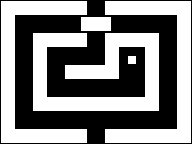

Tiled map render using the project's own tile images. Description and the whole map definition, tile-layer contents included, below:
An orthogonal 24x18 tile map with 8x8 px tiles, 1 tile layer (Tile Layer 1).

<map version="1.0" tiledversion="1.0.3" orientation="orthogonal" renderorder="right-down" width="24" height="18" tilewidth="8" tileheight="8" nextobjectid="1">
 <tileset firstgid="1" source="../image/walls.tsx" />
 <layer name="Tile Layer 1" width="24" height="18">
  <properties>
   <property name="collidable" type="bool" value="true" />
  </properties>
  <data encoding="csv">
1610612738,1,1,1,1,1,1,1,1,1,2,0,0,1610612738,1,1,1,1,1,1,1,1,1,2,
1610612737,2684354570,3221225473,3221225473,3221225473,3221225473,3221225473,3221225473,3221225473,3221225473,2684354562,0,0,3221225474,3221225473,3221225473,3221225473,3221225473,3221225473,3221225473,3221225473,3221225473,3221225482,2684354561,
1610612737,2684354561,0,0,0,0,0,0,0,0,1610612738,1,1,2,0,0,0,0,0,0,0,0,1610612737,2684354561,
1610612737,2684354561,0,0,0,0,0,0,0,0,3221225474,3221225473,3221225473,2684354562,0,0,0,0,0,0,0,0,1610612737,2684354561,
1610612737,2684354561,0,0,1610612738,1,1,1,1,1,2,0,0,1610612738,1,1,1,1,1,2,0,0,1610612737,2684354561,
1610612737,2684354561,0,0,1610612737,2684354570,3221225473,3221225473,3221225473,3221225473,2684354562,0,0,1610612737,2684354570,3221225473,3221225473,3221225473,3221225482,2684354561,0,0,1610612737,2684354561,
1610612737,2684354561,0,0,1610612737,2684354561,0,0,0,0,0,0,0,1610612737,2684354561,0,0,0,1610612737,2684354561,0,0,1610612737,2684354561,
1610612737,2684354561,0,0,1610612737,2684354561,0,0,0,0,0,0,0,1610612737,2684354561,0,9,0,1610612737,2684354561,0,0,1610612737,2684354561,
1610612737,2684354561,0,0,1610612737,2684354561,0,0,1610612738,1,1,1,1,1610612746,2684354561,0,0,0,1610612737,2684354561,0,0,1610612737,2684354561,
1610612737,2684354561,0,0,1610612737,2684354561,0,0,3221225474,3221225473,3221225473,3221225473,3221225473,3221225473,2684354562,0,0,0,1610612737,2684354561,0,0,1610612737,2684354561,
1610612737,2684354561,0,0,1610612737,2684354561,0,0,0,0,0,0,0,0,0,0,0,0,1610612737,2684354561,0,0,1610612737,2684354561,
1610612737,2684354561,0,0,1610612737,2684354561,0,0,0,0,0,0,0,0,0,0,0,0,1610612737,2684354561,0,0,1610612737,2684354561,
1610612737,2684354561,0,0,1610612737,10,1,1,1,1,1,1,1,1,1,1,1,1,1610612746,2684354561,0,0,1610612737,2684354561,
1610612737,2684354561,0,0,3221225474,3221225473,3221225473,3221225473,3221225473,3221225473,3221225473,3221225473,3221225473,3221225473,3221225473,3221225473,3221225473,3221225473,3221225473,2684354562,0,0,1610612737,2684354561,
1610612737,2684354561,0,0,0,0,0,0,0,0,0,0,0,0,0,0,0,0,0,0,0,0,1610612737,2684354561,
1610612737,2684354561,0,0,0,0,0,0,0,0,0,0,0,0,0,0,0,0,0,0,0,0,1610612737,2684354561,
1610612737,10,1,1,1,1,1,1,1,1,2,0,0,1610612738,1,1,1,1,1,1,1,1,1610612746,2684354561,
3221225474,3221225473,3221225473,3221225473,3221225473,3221225473,3221225473,3221225473,3221225473,3221225473,2684354562,0,0,3221225474,3221225473,3221225473,3221225473,3221225473,3221225473,3221225473,3221225473,3221225473,3221225473,2684354562
</data>
 </layer>
</map>
